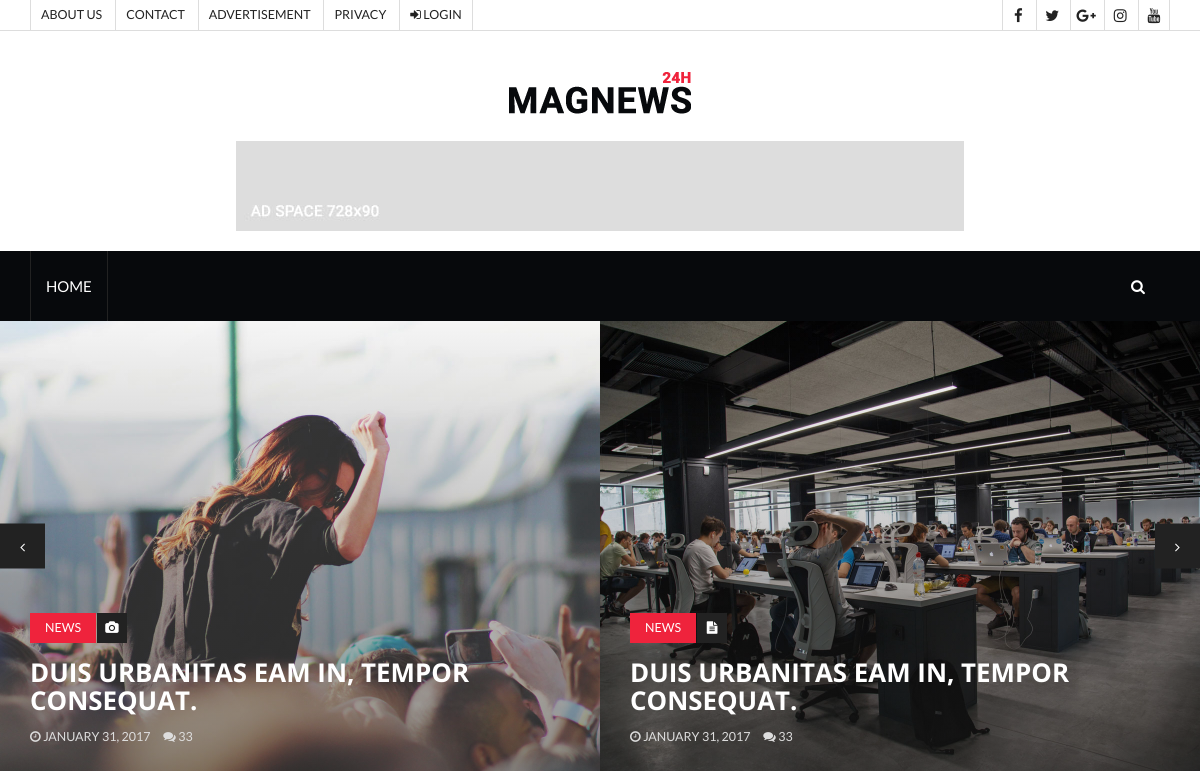
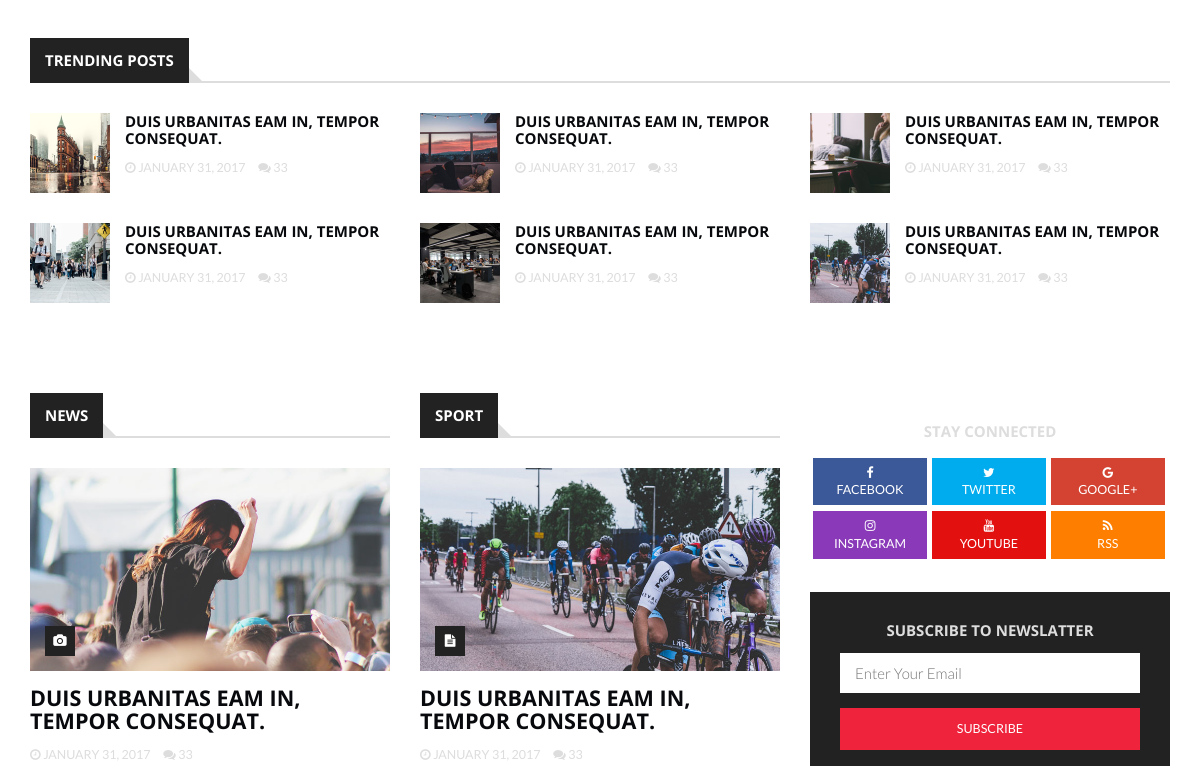
The app's page / (upper part), older data (2 pictures, top to bottom).
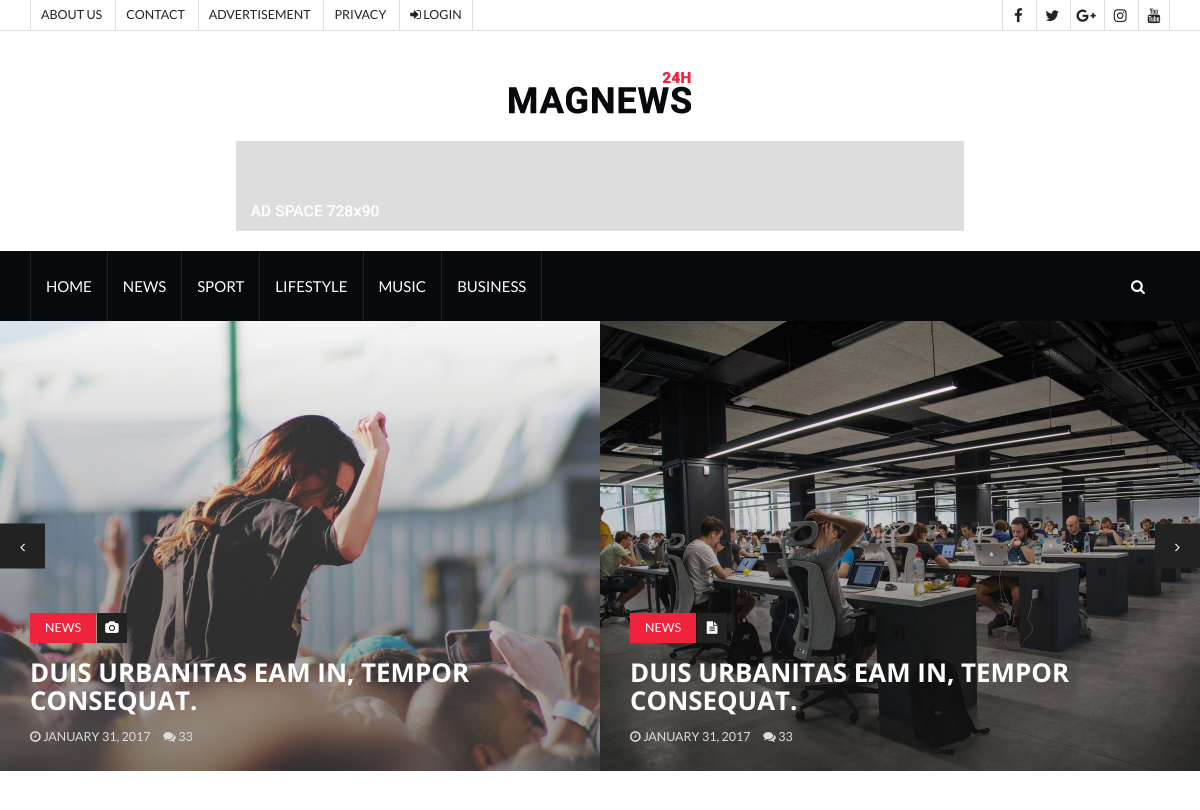
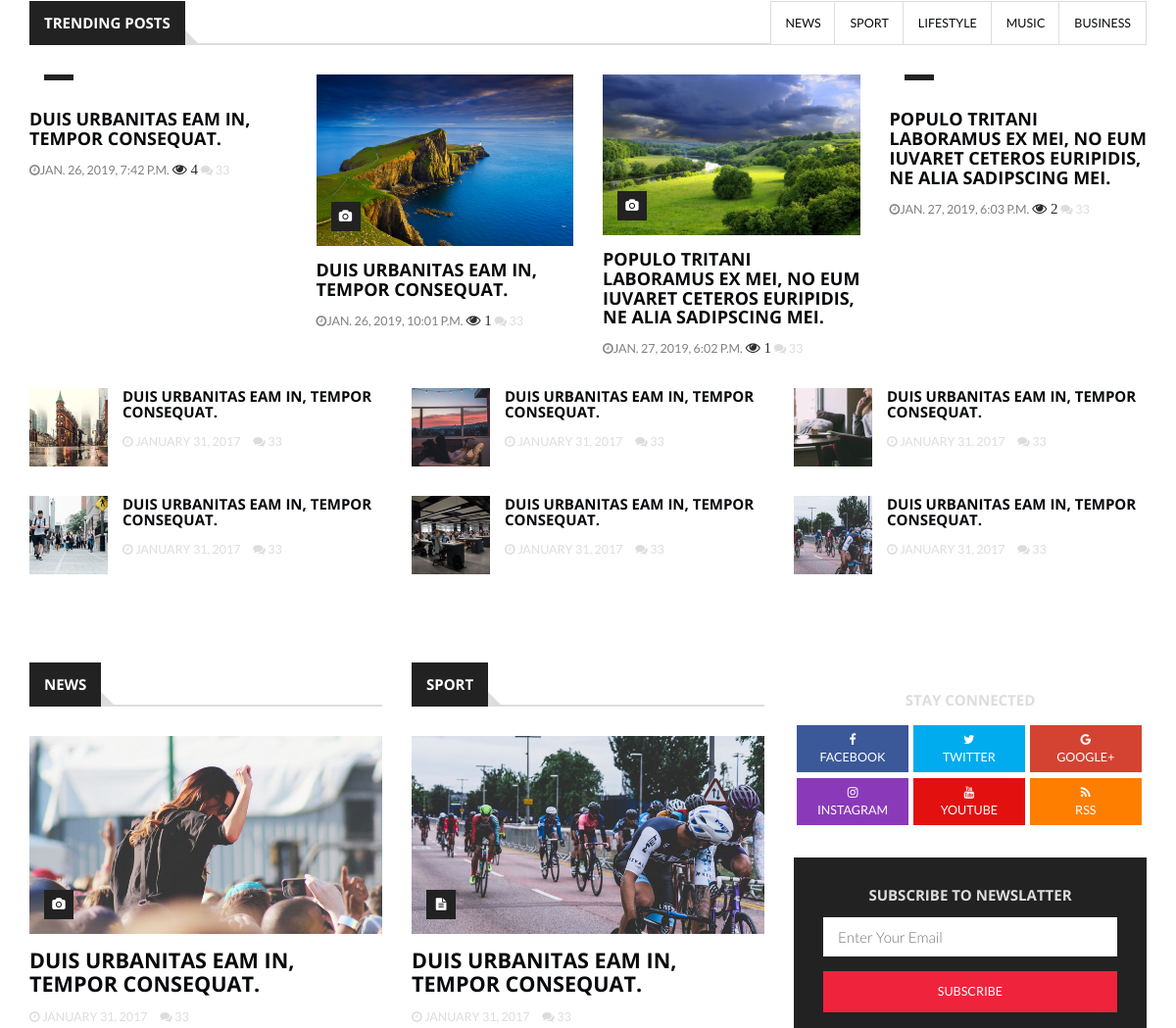
The same page, newer data (2 pictures, top to bottom).
### homepage/models.py (models this page shows, shortened)
class Category(models.Model):
    name = models.CharField(max_length=50,)
    slug = models.SlugField(max_length=50,unique=True)
    class Meta:
        verbose_name = 'Категория'
        verbose_name_plural = 'Категории'

class Posts(models.Model):
    title = models.CharField(max_length=150)
    slug = models.SlugField(max_length=150,unique=True)
    category = models.ManyToManyField(Category,blank=True,)
    image = models.ImageField(upload_to=image_folder, blank=True, null=True, default=None)
    description = models.TextField(blank=True)
    description_short = models.TextField(blank=True)
    author = models.CharField(max_length=150,default=None)
    date_pub = models.DateTimeField(auto_now_add=True)
    views = models.DecimalField(max_digits=5,decimal_places=0,blank=False,default=0 )
    class Meta:
        verbose_name = 'Пост'
        verbose_name_plural = 'Посты'
    def image_img(self):
        if self.image:
            return  mark_safe(u'<a href="{0}" target="_blank"><img src="{0}" width="100"/></a>'.format(self.image.url))
        else:
            return '(Нет изображения)'
    image_img.short_description = 'Картинка'
    image_img.allow_tags = True

### homepage/views.py (the view)
# urls.py: path('', index, name="index"),
def index(request):
    post = Posts.objects.all()
    return render(request,'index.html', context={'post':post})

### homepage/context_processors.py (called while the page is built)
def news_info(request):
    category = Category.objects.all()
    return locals()

### homepage/templates/index.html (shortened to what this page needs)
{% extends 'base.html' %}
{% load staticfiles %}
{% block content %}
		<div id="owl-carousel-1" class="owl-carousel owl-theme center-owl-nav">
			<article class="article thumb-article">
				<div class="article-img">
					<img src="{% static './img/img-lg-1.jpg' %}" alt="">
				</div>
				<div class="article-body">
					<ul class="article-info">
						<li class="article-category"><a href="#">News</a></li>
						<li class="article-type"><i class="fa fa-camera"></i></li>
					</ul>
					<h2 class="article-title"><a href="#">Duis urbanitas eam in, tempor consequat.</a></h2>
					<ul class="article-meta">
						<li><i class="fa fa-clock-o"></i> January 31, 2017</li>
						<li><i class="fa fa-comments"></i> 33</li>
					</ul>
				</div>
			</article>
			<article class="article thumb-article">
				<div class="article-img">
					<img src="{% static './img/img-lg-2.jpg' %}" alt="">
				</div>
				<div class="article-body">
					<ul class="article-info">
						<li class="article-category"><a href="#">News</a></li>
						<li class="article-type"><i class="fa fa-file-text"></i></li>
					</ul>
					<h2 class="article-title"><a href="#">Duis urbanitas eam in, tempor consequat.</a></h2>
					<ul class="article-meta">
						<li><i class="fa fa-clock-o"></i> January 31, 2017</li>
						<li><i class="fa fa-comments"></i> 33</li>
					</ul>
				</div>
			</article>
		</div>
		<div class="section">
			<div class="container">
				<div class="row">
					<div class="col-md-12">
						<form id="news_modal" action="" method="post">{% csrf_token %}
						<div class="section-title">
							<h2 class="title">Trending Posts</h2>
							<ul class="tab-nav pull-right">
								{% for i in category %}
								<li><a data-toggle="tab" href="" id="news_category"  data-slug = "{{ i.slug }}">{{ i.name }}</a></li>
								{% endfor %}
							</ul>
						</div>
							 </form>
						<div class="tab-content">
							<div id="tab1" class="tab-pane fade in active">
								<div class="row">
									<span class="list_news_top">
									{% for p in post %}
									<div class="col-md-3 col-sm-6">
										<article class="article">
											<div class="article-img">
												<a href="/post/{{ p.id }}">
													<img src="/media/{{ p.image }}" alt="">
												</a>
												<ul class="article-info">
													<li class="article-type"><i class="fa fa-camera"></i></li>
												</ul>
											</div>
											<div class="article-body">
												<h4 class="article-title"><a href="/post/{{ p.id }}">{{ p.title }}</a></h4>
												<ul class="article-meta" >
													<li style="color:grey"><i class="fa fa-clock-o" ></i>{{ p.date_pub }}</li>
													<i class="fa fa-eye" aria-hidden="true"> {{ p.views }}</i>
													<li><i class="fa fa-comments"></i> 33</li>
												</ul>
											</div>
										</article>
									</div>
									{% endfor %}
                                  </span>
								</div>
								<div class="row">
									<div class="col-md-4 col-sm-6">
										<article class="article widget-article">
											<div class="article-img">
												<a href="#">
													<img src="{% static './img/img-widget-1.jpg' %}" alt="">
												</a>
											</div>
											<div class="article-body">
												<h4 class="article-title"><a href="#">Duis urbanitas eam in, tempor consequat.</a></h4>
												<ul class="article-meta">
													<li><i class="fa fa-clock-o"></i> January 31, 2017</li>
													<li><i class="fa fa-comments"></i> 33</li>
												</ul>
											</div>
										</article>
										<article class="article widget-article">
											<div class="article-img">
												<a href="#">
													<img src="{% static './img/img-widget-2.jpg' %}" alt="">
												</a>
											</div>
											<div class="article-body">
												<h4 class="article-title"><a href="#">Duis urbanitas eam in, tempor consequat.</a></h4>
												<ul class="article-meta">
													<li><i class="fa fa-clock-o"></i> January 31, 2017</li>
													<li><i class="fa fa-comments"></i> 33</li>
												</ul>
											</div>
										</article>
									</div>
									<div class="col-md-4 col-sm-6">
										<article class="article widget-article">
											<div class="article-img">
												<a href="#">
													<img src="{% static './img/img-widget-3.jpg' %}" alt="">
												</a>
											</div>
											<div class="article-body">
												<h4 class="article-title"><a href="#">Duis urbanitas eam in, tempor consequat.</a></h4>
												<ul class="article-meta">
													<li><i class="fa fa-clock-o"></i> January 31, 2017</li>
													<li><i class="fa fa-comments"></i> 33</li>
												</ul>
											</div>
										</article>
										<article class="article widget-article">
											<div class="article-img">
												<a href="#">
													<img src="{% static './img/img-widget-4.jpg' %}" alt="">
												</a>
											</div>
											<div class="article-body">
												<h4 class="article-title"><a href="#">Duis urbanitas eam in, tempor consequat.</a></h4>
												<ul class="article-meta">
													<li><i class="fa fa-clock-o"></i> January 31, 2017</li>
													<li><i class="fa fa-comments"></i> 33</li>
												</ul>
											</div>
										</article>
									</div>
									<div class="col-md-4 hidden-sm">
										<article class="article widget-article">
											<div class="article-img">
												<a href="#">
													<img src="{% static './img/img-widget-5.jpg' %}" alt="">
												</a>
											</div>
											<div class="article-body">
												<h4 class="article-title"><a href="#">Duis urbanitas eam in, tempor consequat.</a></h4>
												<ul class="article-meta">
													<li><i class="fa fa-clock-o"></i> January 31, 2017</li>
													<li><i class="fa fa-comments"></i> 33</li>
												</ul>
											</div>
										</article>
										<article class="article widget-article">
											<div class="article-img">
												<a href="#">
													<img src="{% static './img/img-widget-6.jpg' %}" alt="">
												</a>
											</div>
											<div class="article-body">
												<h4 class="article-title"><a href="#">Duis urbanitas eam in, tempor consequat.</a></h4>
												<ul class="article-meta">
													<li><i class="fa fa-clock-o"></i> January 31, 2017</li>
													<li><i class="fa fa-comments"></i> 33</li>
												</ul>
											</div>
										</article>
									</div>
								</div>
							</div>
						</div>
					</div>
				</div>
			</div>
		</div>
		<div class="section">
			<div class="container">
				<div class="row">
					<div class="col-md-8">
						<div class="row">
							<div class="col-md-6 col-sm-6">
								<div class="section-title">
									<h2 class="title">News</h2>
								</div>
								<article class="article">
									<div class="article-img">
										<a href="#">
											<img src="{% static './img/img-sm-1.jpg' %}" alt="">
										</a>
										<ul class="article-info">
											<li class="article-type"><i class="fa fa-camera"></i></li>
										</ul>
									</div>
									<div class="article-body">
										<h3 class="article-title"><a href="#">Duis urbanitas eam in, tempor consequat.</a></h3>
										<ul class="article-meta">
											<li><i class="fa fa-clock-o"></i> January 31, 2017</li>
											<li><i class="fa fa-comments"></i> 33</li>
										</ul>
									</div>
								</article>
							</div>
							<div class="col-md-6 col-sm-6">
								<div class="section-title">
									<h2 class="title">Sport</h2>
								</div>
								<article class="article">
									<div class="article-img">
										<a href="#">
											<img src="{% static './img/img-sm-2.jpg' %}" alt="">
										</a>
										<ul class="article-info">
											<li class="article-type"><i class="fa fa-file-text"></i></li>
										</ul>
									</div>
									<div class="article-body">
										<h3 class="article-title"><a href="#">Duis urbanitas eam in, tempor consequat.</a></h3>
										<ul class="article-meta">
											<li><i class="fa fa-clock-o"></i> January 31, 2017</li>
											<li><i class="fa fa-comments"></i> 33</li>
										</ul>
									</div>
								</article>
							</div>
						</div>
					</div>
					<div class="col-md-4">
						<div class="widget social-widget">
							<div class="widget-title">
								<h2 class="title">Stay Connected</h2>
							</div>
							<ul>
								<li><a href="#" class="facebook"><i class="fa fa-facebook"></i><br><span>Facebook</span></a></li>
								<li><a href="#" class="twitter"><i class="fa fa-twitter"></i><br><span>Twitter</span></a></li>
								<li><a href="#" class="google"><i class="fa fa-google"></i><br><span>Google+</span></a></li>
								<li><a href="#" class="instagram"><i class="fa fa-instagram"></i><br><span>Instagram</span></a></li>
								<li><a href="#" class="youtube"><i class="fa fa-youtube"></i><br><span>Youtube</span></a></li>
								<li><a href="#" class="rss"><i class="fa fa-rss"></i><br><span>RSS</span></a></li>
							</ul>
						</div>
						<div class="widget subscribe-widget">
							<div class="widget-title">
								<h2 class="title">Subscribe to Newslatter</h2>
							</div>
							<form>
								<input class="input" type="email" placeholder="Enter Your Email">
								<button class="input-btn">Subscribe</button>
							</form>
						</div>
					</div>
				</div>
			</div>
		</div>
{% endblock %}

### templates/base.html (shortened to what this page needs)
<!DOCTYPE html>
<html lang="en">
	<head>
		{% load staticfiles %}
		<link type="text/css" rel="stylesheet" href="{% static 'css/bootstrap.min.css' %}"/>
		<link type="text/css" rel="stylesheet" href="{% static 'css/owl.carousel.css' %}" />
		<link type="text/css" rel="stylesheet" href="{% static 'css/owl.theme.default.css' %}" />
		<link rel="stylesheet" href="{% static 'css/font-awesome.min.css' %}">
		<link type="text/css" rel="stylesheet" href="{% static 'css/style.css' %}"/>
    </head>
	<body>
        {% include 'navbar.html' %}
		{% block content %}
		{% endblock %}
	</body>
</html>

### templates/navbar.html (shortened to what this page needs)
		{% load staticfiles %}
        <header id="header">
			<div id="top-header">
				<div class="container">
					<div class="header-links">
						<ul>
							<li><a href="#">About us</a></li>
							<li><a href="#">Contact</a></li>
							<li><a href="#">Advertisement</a></li>
							<li><a href="#">Privacy</a></li>
							<li><a href="#"><i class="fa fa-sign-in"></i> Login</a></li>
						</ul>
					</div>
					<div class="header-social">
						<ul>
							<li><a href="#"><i class="fa fa-facebook"></i></a></li>
							<li><a href="#"><i class="fa fa-twitter"></i></a></li>
							<li><a href="#"><i class="fa fa-google-plus"></i></a></li>
							<li><a href="#"><i class="fa fa-instagram"></i></a></li>
							<li><a href="#"><i class="fa fa-youtube"></i></a></li>
						</ul>
					</div>
				</div>
			</div>
			<div id="center-header">
				<div class="container">
					<div class="header-logo">
						<a href="#" class="logo"><img src="{% static '/img/logon.png' %}" alt=""></a>
					</div>
					<div class="header-ads">
						<img class="center-block" src="{% static './img/ad-2.jpg' %}" alt="">
					</div>
				</div>
			</div>
			<div id="nav-header">
				<div class="container">
					<nav id="main-nav">
						<ul class="main-nav nav navbar-nav">
							<li><a href="/">Home</a></li>
							{% for item in category %}
							<li><a href="/category/{{item.name}}">{{ item.slug }}</a></li>
							{% endfor %}
						</ul>
					</nav>
					<div class="button-nav">
						<button class="search-collapse-btn"><i class="fa fa-search"></i></button>
					</div>
				</div>
			</div>
		</header>

### templates/footer.html (shortened to what this page needs)
{% load staticfiles %}

Row changes from the older to the newer data that the page shows:
added Category: slug "NEWS", name "NEWS"
added Category: slug "SPORT", name "SPORT"
added Category: slug "LIFESTYLE", name "LIFESTYLE"
added Category: slug "MUSIC", name "MUSIC"
added Category: slug "BUSINESS", name "BUSINESS"
added Posts: title "DUIS URBANITAS EAM IN, TEMPOR CONSEQUAT.", date_pub "JAN. 26, 2019, 7:42 P.M.", views "4"
added Posts: image (picture), title "DUIS URBANITAS EAM IN, TEMPOR CONSEQUAT.", date_pub "JAN. 26, 2019, 10:01 P.M.", views "1"
added Posts: image (picture), title "POPULO TRITANI LABORAMUS EX MEI, NO EUM IUVARET CETEROS EURIPIDIS, NE ALIA SADIPSCING MEI.", date_pub "JAN. 27, 2019, 6:02 P.M.", views "1"
added Posts: title "POPULO TRITANI LABORAMUS EX MEI, NO EUM IUVARET CETEROS EURIPIDIS, NE ALIA SADIPSCING MEI.", date_pub "JAN. 27, 2019, 6:03 P.M.", views "2"
